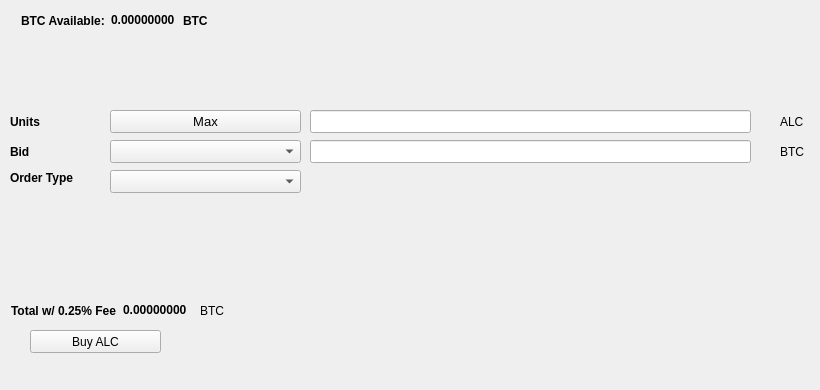
   <widget class="QWidget" name="BuyTab">
    <attribute name="title">
     <string>Buy</string>
    </attribute>
    <widget class="QPushButton" name="BuyALC">
     <property name="geometry">
      <rect>
       <x>30</x>
       <y>330</y>
       <width>131</width>
       <height>23</height>
      </rect>
     </property>
     <property name="text">
      <string>Buy ALC</string>
     </property>
     <property name="icon">
      <iconset resource="../allcoin.qrc">
       <normaloff>:/icons/bitcoin</normaloff>:/icons/bitcoin</iconset>
     </property>
    </widget>
    <widget class="QLabel" name="label_3">
     <property name="geometry">
      <rect>
       <x>10</x>
       <y>110</y>
       <width>46</width>
       <height>23</height>
      </rect>
     </property>
     <property name="font">
      <font>
       <weight>75</weight>
       <bold>true</bold>
      </font>
     </property>
     <property name="text">
      <string>Units</string>
     </property>
    </widget>
    <widget class="QLineEdit" name="UnitsInput">
     <property name="geometry">
      <rect>
       <x>310</x>
       <y>110</y>
       <width>441</width>
       <height>23</height>
      </rect>
     </property>
     <property name="font">
      <font>
       <pointsize>9</pointsize>
       <weight>75</weight>
       <bold>true</bold>
      </font>
     </property>
    </widget>
    <widget class="QLineEdit" name="BuyBidPriceEdit">
     <property name="geometry">
      <rect>
       <x>310</x>
       <y>140</y>
       <width>441</width>
       <height>23</height>
      </rect>
     </property>
     <property name="font">
      <font>
       <pointsize>9</pointsize>
       <weight>75</weight>
       <bold>true</bold>
      </font>
     </property>
    </widget>
    <widget class="QLabel" name="label_4">
     <property name="geometry">
      <rect>
       <x>780</x>
       <y>110</y>
       <width>31</width>
       <height>23</height>
      </rect>
     </property>
     <property name="text">
      <string>ALC</string>
     </property>
    </widget>
    <widget class="QLabel" name="label_5">
     <property name="geometry">
      <rect>
       <x>780</x>
       <y>140</y>
       <width>31</width>
       <height>23</height>
      </rect>
     </property>
     <property name="text">
      <string>BTC</string>
     </property>
    </widget>
    <widget class="QLabel" name="label_6">
     <property name="geometry">
      <rect>
       <x>10</x>
       <y>140</y>
       <width>46</width>
       <height>23</height>
      </rect>
     </property>
     <property name="font">
      <font>
       <weight>75</weight>
       <bold>true</bold>
      </font>
     </property>
     <property name="text">
      <string>Bid</string>
     </property>
    </widget>
    <widget class="QLabel" name="label_7">
     <property name="geometry">
      <rect>
       <x>10</x>
       <y>170</y>
       <width>91</width>
       <height>16</height>
      </rect>
     </property>
     <property name="font">
      <font>
       <weight>75</weight>
       <bold>true</bold>
      </font>
     </property>
     <property name="text">
      <string>Order Type</string>
     </property>
    </widget>
    <widget class="QPushButton" name="Buy_Max_Amount">
     <property name="geometry">
      <rect>
       <x>110</x>
       <y>110</y>
       <width>191</width>
       <height>23</height>
      </rect>
     </property>
     <property name="font">
      <font>
       <pointsize>10</pointsize>
      </font>
     </property>
     <property name="text">
      <string>Max</string>
     </property>
    </widget>
    <widget class="QComboBox" name="BuyBidcomboBox">
     <property name="geometry">
      <rect>
       <x>110</x>
       <y>140</y>
       <width>191</width>
       <height>23</height>
      </rect>
     </property>
     <property name="font">
      <font>
       <pointsize>10</pointsize>
      </font>
     </property>
    </widget>
    <widget class="QComboBox" name="buyOrdertypeCombo">
     <property name="geometry">
      <rect>
       <x>110</x>
       <y>170</y>
       <width>191</width>
       <height>23</height>
      </rect>
     </property>
     <property name="font">
      <font>
       <pointsize>10</pointsize>
      </font>
     </property>
    </widget>
    <widget class="QWidget" name="layoutWidget1">
     <property name="geometry">
      <rect>
       <x>21</x>
       <y>11</y>
       <width>227</width>
       <height>19</height>
      </rect>
     </property>
     <layout class="QHBoxLayout" name="horizontalLayout_3">
      <item>
       <widget class="QLabel" name="label232">
        <property name="font">
         <font>
          <weight>75</weight>
          <bold>true</bold>
         </font>
        </property>
        <property name="text">
         <string>BTC Available:</string>
        </property>
       </widget>
      </item>
      <item>
       <widget class="QLabel" name="BtcAvailableLbl">
        <property name="palette">
         <palette>
          <active>
           <colorrole role="WindowText">
            <brush brushstyle="SolidPattern">
             <color alpha="255">
              <red>0</red>
              <green>0</green>
              <blue>0</blue>
             </color>
            </brush>
           </colorrole>
           <colorrole role="Button">
            <brush brushstyle="SolidPattern">
             <color alpha="255">
              <red>0</red>
              <green>170</green>
              <blue>0</blue>
             </color>
            </brush>
           </colorrole>
           <colorrole role="Light">
            <brush brushstyle="SolidPattern">
             <color alpha="255">
              <red>0</red>
              <green>255</green>
              <blue>0</blue>
             </color>
            </brush>
           </colorrole>
           <colorrole role="Midlight">
            <brush brushstyle="SolidPattern">
             <color alpha="255">
              <red>0</red>
              <green>212</green>
              <blue>0</blue>
             </color>
            </brush>
           </colorrole>
           <colorrole role="Dark">
            <brush brushstyle="SolidPattern">
             <color alpha="255">
              <red>0</red>
              <green>85</green>
              <blue>0</blue>
             </color>
            </brush>
           </colorrole>
           <colorrole role="Mid">
            <brush brushstyle="SolidPattern">
             <color alpha="255">
              <red>0</red>
              <green>113</green>
              <blue>0</blue>
             </color>
            </brush>
           </colorrole>
           <colorrole role="Text">
            <brush brushstyle="SolidPattern">
             <color alpha="255">
              <red>0</red>
              <green>170</green>
              <blue>0</blue>
             </color>
            </brush>
           </colorrole>
           <colorrole role="BrightText">
            <brush brushstyle="SolidPattern">
             <color alpha="255">
              <red>255</red>
              <green>255</green>
              <blue>255</blue>
             </color>
            </brush>
           </colorrole>
           <colorrole role="ButtonText">
            <brush brushstyle="SolidPattern">
             <color alpha="255">
              <red>0</red>
              <green>0</green>
              <blue>0</blue>
             </color>
            </brush>
           </colorrole>
           <colorrole role="Base">
            <brush brushstyle="SolidPattern">
             <color alpha="255">
              <red>255</red>
              <green>255</green>
              <blue>255</blue>
             </color>
            </brush>
           </colorrole>
           <colorrole role="Window">
            <brush brushstyle="SolidPattern">
             <color alpha="255">
              <red>0</red>
              <green>170</green>
              <blue>0</blue>
             </color>
            </brush>
           </colorrole>
           <colorrole role="Shadow">
            <brush brushstyle="SolidPattern">
             <color alpha="255">
              <red>0</red>
              <green>0</green>
              <blue>0</blue>
             </color>
            </brush>
           </colorrole>
           <colorrole role="AlternateBase">
            <brush brushstyle="SolidPattern">
             <color alpha="255">
              <red>127</red>
              <green>212</green>
              <blue>127</blue>
             </color>
            </brush>
           </colorrole>
           <colorrole role="ToolTipBase">
            <brush brushstyle="SolidPattern">
             <color alpha="255">
              <red>255</red>
              <green>255</green>
              <blue>220</blue>
             </color>
            </brush>
           </colorrole>
           <colorrole role="ToolTipText">
            <brush brushstyle="SolidPattern">
             <color alpha="255">
              <red>0</red>
              <green>0</green>
              <blue>0</blue>
             </color>
            </brush>
           </colorrole>
          </active>
          <inactive>
           <colorrole role="WindowText">
            <brush brushstyle="SolidPattern">
             <color alpha="255">
              <red>0</red>
              <green>0</green>
              <blue>0</blue>
             </color>
            </brush>
           </colorrole>
           <colorrole role="Button">
            <brush brushstyle="SolidPattern">
             <color alpha="255">
              <red>0</red>
              <green>170</green>
              <blue>0</blue>
             </color>
            </brush>
           </colorrole>
           <colorrole role="Light">
            <brush brushstyle="SolidPattern">
             <color alpha="255">
              <red>0</red>
              <green>255</green>
              <blue>0</blue>
             </color>
            </brush>
           </colorrole>
           <colorrole role="Midlight">
            <brush brushstyle="SolidPattern">
             <color alpha="255">
              <red>0</red>
              <green>212</green>
              <blue>0</blue>
             </color>
            </brush>
           </colorrole>
           <colorrole role="Dark">
            <brush brushstyle="SolidPattern">
             <color alpha="255">
              <red>0</red>
              <green>85</green>
              <blue>0</blue>
             </color>
            </brush>
           </colorrole>
           <colorrole role="Mid">
            <brush brushstyle="SolidPattern">
             <color alpha="255">
              <red>0</red>
              <green>113</green>
              <blue>0</blue>
             </color>
            </brush>
           </colorrole>
           <colorrole role="Text">
            <brush brushstyle="SolidPattern">
             <color alpha="255">
              <red>0</red>
              <green>170</green>
              <blue>0</blue>
             </color>
            </brush>
           </colorrole>
           <colorrole role="BrightText">
            <brush brushstyle="SolidPattern">
             <color alpha="255">
              <red>255</red>
              <green>255</green>
              <blue>255</blue>
             </color>
            </brush>
           </colorrole>
           <colorrole role="ButtonText">
            <brush brushstyle="SolidPattern">
             <color alpha="255">
              <red>0</red>
              <green>0</green>
              <blue>0</blue>
             </color>
            </brush>
           </colorrole>
           <colorrole role="Base">
            <brush brushstyle="SolidPattern">
             <color alpha="255">
              <red>255</red>
              <green>255</green>
              <blue>255</blue>
             </color>
            </brush>
           </colorrole>
           <colorrole role="Window">
            <brush brushstyle="SolidPattern">
             <color alpha="255">
              <red>0</red>
              <green>170</green>
              <blue>0</blue>
             </color>
            </brush>
           </colorrole>
           <colorrole role="Shadow">
            <brush brushstyle="SolidPattern">
             <color alpha="255">
              <red>0</red>
              <green>0</green>
              <blue>0</blue>
             </color>
            </brush>
           </colorrole>
           <colorrole role="AlternateBase">
            <brush brushstyle="SolidPattern">
             <color alpha="255">
              <red>127</red>
              <green>212</green>
              <blue>127</blue>
             </color>
            </brush>
           </colorrole>
           <colorrole role="ToolTipBase">
            <brush brushstyle="SolidPattern">
             <color alpha="255">
              <red>255</red>
              <green>255</green>
              <blue>220</blue>
             </color>
            </brush>
           </colorrole>
           <colorrole role="ToolTipText">
            <brush brushstyle="SolidPattern">
             <color alpha="255">
              <red>0</red>
              <green>0</green>
              <blue>0</blue>
             </color>
            </brush>
           </colorrole>
          </inactive>
          <disabled>
           <colorrole role="WindowText">
            <brush brushstyle="SolidPattern">
             <color alpha="255">
              <red>0</red>
              <green>85</green>
              <blue>0</blue>
             </color>
            </brush>
           </colorrole>
           <colorrole role="Button">
            <brush brushstyle="SolidPattern">
             <color alpha="255">
              <red>0</red>
              <green>170</green>
              <blue>0</blue>
             </color>
            </brush>
           </colorrole>
           <colorrole role="Light">
            <brush brushstyle="SolidPattern">
             <color alpha="255">
              <red>0</red>
              <green>255</green>
              <blue>0</blue>
             </color>
            </brush>
           </colorrole>
           <colorrole role="Midlight">
            <brush brushstyle="SolidPattern">
             <color alpha="255">
              <red>0</red>
              <green>212</green>
              <blue>0</blue>
             </color>
            </brush>
           </colorrole>
           <colorrole role="Dark">
            <brush brushstyle="SolidPattern">
             <color alpha="255">
              <red>0</red>
              <green>85</green>
              <blue>0</blue>
             </color>
            </brush>
           </colorrole>
           <colorrole role="Mid">
            <brush brushstyle="SolidPattern">
             <color alpha="255">
              <red>0</red>
              <green>113</green>
              <blue>0</blue>
             </color>
            </brush>
           </colorrole>
           <colorrole role="Text">
            <brush brushstyle="SolidPattern">
             <color alpha="255">
              <red>0</red>
              <green>85</green>
              <blue>0</blue>
             </color>
            </brush>
           </colorrole>
           <colorrole role="BrightText">
            <brush brushstyle="SolidPattern">
             <color alpha="255">
              <red>255</red>
              <green>255</green>
              <blue>255</blue>
             </color>
            </brush>
           </colorrole>
           <colorrole role="ButtonText">
            <brush brushstyle="SolidPattern">
             <color alpha="255">
              <red>0</red>
              <green>85</green>
              <blue>0</blue>
             </color>
            </brush>
           </colorrole>
           <colorrole role="Base">
            <brush brushstyle="SolidPattern">
             <color alpha="255">
              <red>0</red>
              <green>170</green>
              <blue>0</blue>
             </color>
            </brush>
           </colorrole>
           <colorrole role="Window">
            <brush brushstyle="SolidPattern">
             <color alpha="255">
              <red>0</red>
              <green>170</green>
              <blue>0</blue>
             </color>
            </brush>
           </colorrole>
           <colorrole role="Shadow">
            <brush brushstyle="SolidPattern">
             <color alpha="255">
              <red>0</red>
              <green>0</green>
              <blue>0</blue>
             </color>
            </brush>
           </colorrole>
           <colorrole role="AlternateBase">
            <brush brushstyle="SolidPattern">
             <color alpha="255">
              <red>0</red>
              <green>170</green>
              <blue>0</blue>
             </color>
            </brush>
           </colorrole>
           <colorrole role="ToolTipBase">
            <brush brushstyle="SolidPattern">
             <color alpha="255">
              <red>255</red>
              <green>255</green>
              <blue>220</blue>
             </color>
            </brush>
           </colorrole>
           <colorrole role="ToolTipText">
            <brush brushstyle="SolidPattern">
             <color alpha="255">
              <red>0</red>
              <green>0</green>
              <blue>0</blue>
             </color>
            </brush>
           </colorrole>
          </disabled>
         </palette>
        </property>
        <property name="font">
         <font>
          <weight>75</weight>
          <bold>true</bold>
         </font>
        </property>
        <property name="text">
         <string>0.00000000</string>
        </property>
        <property name="textInteractionFlags">
         <set>Qt::LinksAccessibleByMouse|Qt::TextSelectableByKeyboard|Qt::TextSelectableByMouse</set>
        </property>
       </widget>
      </item>
      <item>
       <widget class="QLabel" name="BtcAvailableLbl_2">
        <property name="font">
         <font>
          <weight>75</weight>
          <bold>true</bold>
         </font>
        </property>
        <property name="text">
         <string>BTC</string>
        </property>
       </widget>
      </item>
     </layout>
    </widget>
    <widget class="QWidget" name="layoutWidge2">
     <property name="geometry">
      <rect>
       <x>11</x>
       <y>301</y>
       <width>259</width>
       <height>19</height>
      </rect>
     </property>
     <layout class="QHBoxLayout" name="horizontalLayout_4">
      <item>
       <widget class="QLabel" name="label_9">
        <property name="font">
         <font>
          <weight>75</weight>
          <bold>true</bold>
         </font>
        </property>
        <property name="text">
         <string>Total w/ 0.25% Fee</string>
        </property>
       </widget>
      </item>
      <item>
       <widget class="QLabel" name="BuyCostLabel">
        <property name="palette">
         <palette>
          <active>
           <colorrole role="WindowText">
            <brush brushstyle="SolidPattern">
             <color alpha="255">
              <red>0</red>
              <green>0</green>
              <blue>0</blue>
             </color>
            </brush>
           </colorrole>
           <colorrole role="Button">
            <brush brushstyle="SolidPattern">
             <color alpha="255">
              <red>0</red>
              <green>170</green>
              <blue>0</blue>
             </color>
            </brush>
           </colorrole>
           <colorrole role="Light">
            <brush brushstyle="SolidPattern">
             <color alpha="255">
              <red>0</red>
              <green>255</green>
              <blue>0</blue>
             </color>
            </brush>
           </colorrole>
           <colorrole role="Midlight">
            <brush brushstyle="SolidPattern">
             <color alpha="255">
              <red>0</red>
              <green>212</green>
              <blue>0</blue>
             </color>
            </brush>
           </colorrole>
           <colorrole role="Dark">
            <brush brushstyle="SolidPattern">
             <color alpha="255">
              <red>0</red>
              <green>85</green>
              <blue>0</blue>
             </color>
            </brush>
           </colorrole>
           <colorrole role="Mid">
            <brush brushstyle="SolidPattern">
             <color alpha="255">
              <red>0</red>
              <green>113</green>
              <blue>0</blue>
             </color>
            </brush>
           </colorrole>
           <colorrole role="Text">
            <brush brushstyle="SolidPattern">
             <color alpha="255">
              <red>0</red>
              <green>170</green>
              <blue>0</blue>
             </color>
            </brush>
           </colorrole>
           <colorrole role="BrightText">
            <brush brushstyle="SolidPattern">
             <color alpha="255">
              <red>255</red>
              <green>255</green>
              <blue>255</blue>
             </color>
            </brush>
           </colorrole>
           <colorrole role="ButtonText">
            <brush brushstyle="SolidPattern">
             <color alpha="255">
              <red>0</red>
              <green>0</green>
              <blue>0</blue>
             </color>
            </brush>
           </colorrole>
           <colorrole role="Base">
            <brush brushstyle="SolidPattern">
             <color alpha="255">
              <red>255</red>
              <green>255</green>
              <blue>255</blue>
             </color>
            </brush>
           </colorrole>
           <colorrole role="Window">
            <brush brushstyle="SolidPattern">
             <color alpha="255">
              <red>0</red>
              <green>170</green>
              <blue>0</blue>
             </color>
            </brush>
           </colorrole>
           <colorrole role="Shadow">
            <brush brushstyle="SolidPattern">
             <color alpha="255">
              <red>0</red>
              <green>0</green>
              <blue>0</blue>
             </color>
            </brush>
           </colorrole>
           <colorrole role="AlternateBase">
            <brush brushstyle="SolidPattern">
             <color alpha="255">
              <red>127</red>
              <green>212</green>
              <blue>127</blue>
             </color>
            </brush>
           </colorrole>
           <colorrole role="ToolTipBase">
            <brush brushstyle="SolidPattern">
             <color alpha="255">
              <red>255</red>
              <green>255</green>
              <blue>220</blue>
             </color>
            </brush>
           </colorrole>
           <colorrole role="ToolTipText">
            <brush brushstyle="SolidPattern">
             <color alpha="255">
              <red>0</red>
              <green>0</green>
              <blue>0</blue>
             </color>
            </brush>
           </colorrole>
          </active>
          <inactive>
           <colorrole role="WindowText">
            <brush brushstyle="SolidPattern">
             <color alpha="255">
              <red>0</red>
              <green>0</green>
              <blue>0</blue>
             </color>
            </brush>
           </colorrole>
           <colorrole role="Button">
            <brush brushstyle="SolidPattern">
             <color alpha="255">
              <red>0</red>
              <green>170</green>
              <blue>0</blue>
             </color>
            </brush>
           </colorrole>
           <colorrole role="Light">
            <brush brushstyle="SolidPattern">
             <color alpha="255">
              <red>0</red>
              <green>255</green>
              <blue>0</blue>
             </color>
            </brush>
           </colorrole>
           <colorrole role="Midlight">
            <brush brushstyle="SolidPattern">
             <color alpha="255">
              <red>0</red>
              <green>212</green>
              <blue>0</blue>
             </color>
            </brush>
           </colorrole>
           <colorrole role="Dark">
            <brush brushstyle="SolidPattern">
             <color alpha="255">
              <red>0</red>
              <green>85</green>
              <blue>0</blue>
             </color>
            </brush>
           </colorrole>
           <colorrole role="Mid">
            <brush brushstyle="SolidPattern">
             <color alpha="255">
              <red>0</red>
              <green>113</green>
              <blue>0</blue>
             </color>
            </brush>
           </colorrole>
           <colorrole role="Text">
            <brush brushstyle="SolidPattern">
             <color alpha="255">
              <red>0</red>
              <green>170</green>
              <blue>0</blue>
             </color>
            </brush>
           </colorrole>
           <colorrole role="BrightText">
            <brush brushstyle="SolidPattern">
             <color alpha="255">
              <red>255</red>
              <green>255</green>
              <blue>255</blue>
             </color>
            </brush>
           </colorrole>
           <colorrole role="ButtonText">
            <brush brushstyle="SolidPattern">
             <color alpha="255">
              <red>0</red>
              <green>0</green>
              <blue>0</blue>
             </color>
            </brush>
           </colorrole>
           <colorrole role="Base">
            <brush brushstyle="SolidPattern">
             <color alpha="255">
              <red>255</red>
              <green>255</green>
              <blue>255</blue>
             </color>
            </brush>
           </colorrole>
           <colorrole role="Window">
            <brush brushstyle="SolidPattern">
             <color alpha="255">
              <red>0</red>
              <green>170</green>
              <blue>0</blue>
             </color>
            </brush>
           </colorrole>
           <colorrole role="Shadow">
            <brush brushstyle="SolidPattern">
             <color alpha="255">
              <red>0</red>
              <green>0</green>
              <blue>0</blue>
             </color>
            </brush>
           </colorrole>
           <colorrole role="AlternateBase">
            <brush brushstyle="SolidPattern">
             <color alpha="255">
              <red>127</red>
              <green>212</green>
              <blue>127</blue>
             </color>
            </brush>
           </colorrole>
           <colorrole role="ToolTipBase">
            <brush brushstyle="SolidPattern">
             <color alpha="255">
              <red>255</red>
              <green>255</green>
              <blue>220</blue>
             </color>
            </brush>
           </colorrole>
           <colorrole role="ToolTipText">
            <brush brushstyle="SolidPattern">
             <color alpha="255">
              <red>0</red>
              <green>0</green>
              <blue>0</blue>
             </color>
            </brush>
           </colorrole>
          </inactive>
          <disabled>
           <colorrole role="WindowText">
            <brush brushstyle="SolidPattern">
             <color alpha="255">
              <red>0</red>
              <green>85</green>
              <blue>0</blue>
             </color>
            </brush>
           </colorrole>
           <colorrole role="Button">
            <brush brushstyle="SolidPattern">
             <color alpha="255">
              <red>0</red>
              <green>170</green>
              <blue>0</blue>
             </color>
            </brush>
           </colorrole>
           <colorrole role="Light">
            <brush brushstyle="SolidPattern">
             <color alpha="255">
              <red>0</red>
              <green>255</green>
              <blue>0</blue>
             </color>
            </brush>
           </colorrole>
           <colorrole role="Midlight">
            <brush brushstyle="SolidPattern">
             <color alpha="255">
              <red>0</red>
              <green>212</green>
              <blue>0</blue>
             </color>
            </brush>
           </colorrole>
           <colorrole role="Dark">
            <brush brushstyle="SolidPattern">
             <color alpha="255">
              <red>0</red>
              <green>85</green>
              <blue>0</blue>
             </color>
            </brush>
           </colorrole>
           <colorrole role="Mid">
            <brush brushstyle="SolidPattern">
             <color alpha="255">
              <red>0</red>
              <green>113</green>
              <blue>0</blue>
             </color>
            </brush>
           </colorrole>
           <colorrole role="Text">
            <brush brushstyle="SolidPattern">
             <color alpha="255">
              <red>0</red>
              <green>85</green>
              <blue>0</blue>
             </color>
            </brush>
           </colorrole>
           <colorrole role="BrightText">
            <brush brushstyle="SolidPattern">
             <color alpha="255">
              <red>255</red>
              <green>255</green>
              <blue>255</blue>
             </color>
            </brush>
           </colorrole>
           <colorrole role="ButtonText">
            <brush brushstyle="SolidPattern">
             <color alpha="255">
              <red>0</red>
              <green>85</green>
              <blue>0</blue>
             </color>
            </brush>
           </colorrole>
           <colorrole role="Base">
            <brush brushstyle="SolidPattern">
             <color alpha="255">
              <red>0</red>
              <green>170</green>
              <blue>0</blue>
             </color>
            </brush>
           </colorrole>
           <colorrole role="Window">
            <brush brushstyle="SolidPattern">
             <color alpha="255">
              <red>0</red>
              <green>170</green>
              <blue>0</blue>
             </color>
            </brush>
           </colorrole>
           <colorrole role="Shadow">
            <brush brushstyle="SolidPattern">
             <color alpha="255">
              <red>0</red>
              <green>0</green>
              <blue>0</blue>
             </color>
            </brush>
           </colorrole>
           <colorrole role="AlternateBase">
            <brush brushstyle="SolidPattern">
             <color alpha="255">
              <red>0</red>
              <green>170</green>
              <blue>0</blue>
             </color>
            </brush>
           </colorrole>
           <colorrole role="ToolTipBase">
            <brush brushstyle="SolidPattern">
             <color alpha="255">
              <red>255</red>
              <green>255</green>
              <blue>220</blue>
             </color>
            </brush>
           </colorrole>
           <colorrole role="ToolTipText">
            <brush brushstyle="SolidPattern">
             <color alpha="255">
              <red>0</red>
              <green>0</green>
              <blue>0</blue>
             </color>
            </brush>
           </colorrole>
          </disabled>
         </palette>
        </property>
        <property name="font">
         <font>
          <weight>75</weight>
          <bold>true</bold>
         </font>
        </property>
        <property name="autoFillBackground">
         <bool>false</bool>
        </property>
        <property name="text">
         <string>0.00000000</string>
        </property>
        <property name="textInteractionFlags">
         <set>Qt::LinksAccessibleByMouse|Qt::TextSelectableByMouse</set>
        </property>
       </widget>
      </item>
      <item>
       <widget class="QLabel" name="label_10">
        <property name="font">
         <font>
          <weight>50</weight>
          <bold>false</bold>
         </font>
        </property>
        <property name="text">
         <string>BTC</string>
        </property>
       </widget>
      </item>
     </layout>
    </widget>
    <widget class="QLabel" name="label_24">
     <property name="geometry">
      <rect>
       <x>460</x>
       <y>300</y>
       <width>281</width>
       <height>81</height>
      </rect>
     </property>
     <property name="text">
      <string/>
     </property>
     <property name="pixmap">
      <pixmap>:/images/bittrex</pixmap>
     </property>
    </widget>
   </widget>
